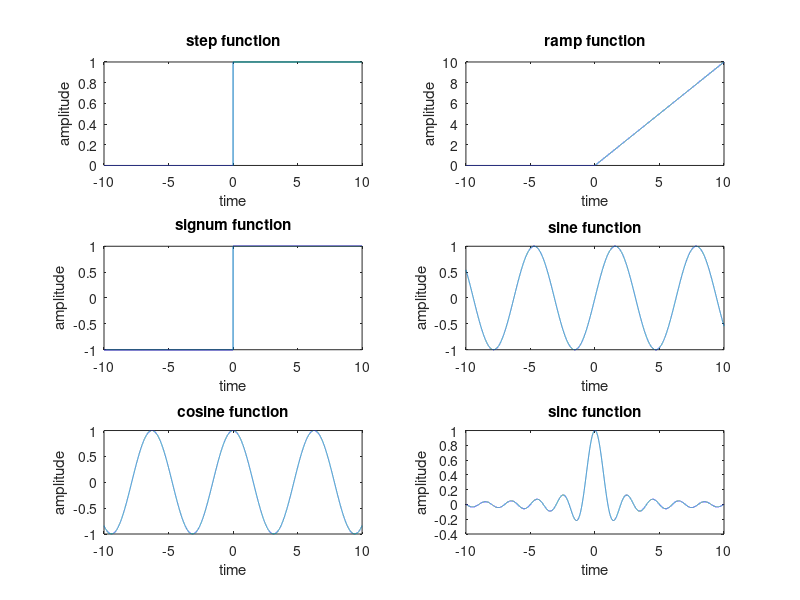

Reproduce this figure in MATLAB.
close all ; 
t = -10 : 0.001 : 10;
step = t>0;
ramp = t.*step;
signum = 2.*step-1 ;
sine = sin(t);
cosine = cos(t);
y = pi.*t;
sinc = sin(y)./y;
subplot(3,2,1);
plot(t,step);
title('step function');
xlabel('time');
ylabel('amplitude');
subplot(3,2,2);
plot(t,ramp);
title('ramp function');
xlabel('time');
ylabel('amplitude');
subplot(3,2,3);
plot(t,signum);
title('signum function');
xlabel('time');
ylabel('amplitude');
subplot(3,2,4);
plot(t,sine);
title('sine function');
xlabel('time');
ylabel('amplitude');
subplot(3,2,5);
plot(t,cosine);
title('cosine function');
xlabel('time');
ylabel('amplitude');
subplot(3,2,6);
plot(t,sinc);

title('sinc function');
xlabel('time');
ylabel('amplitude');


